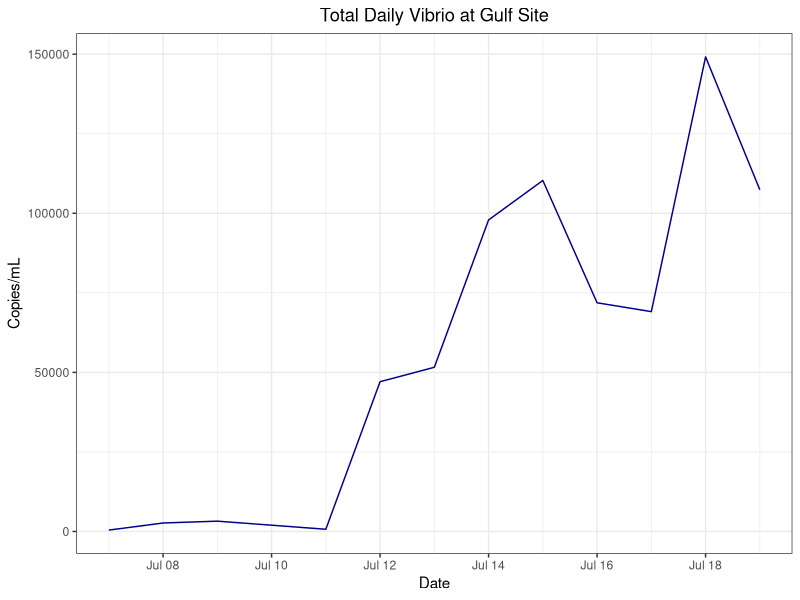
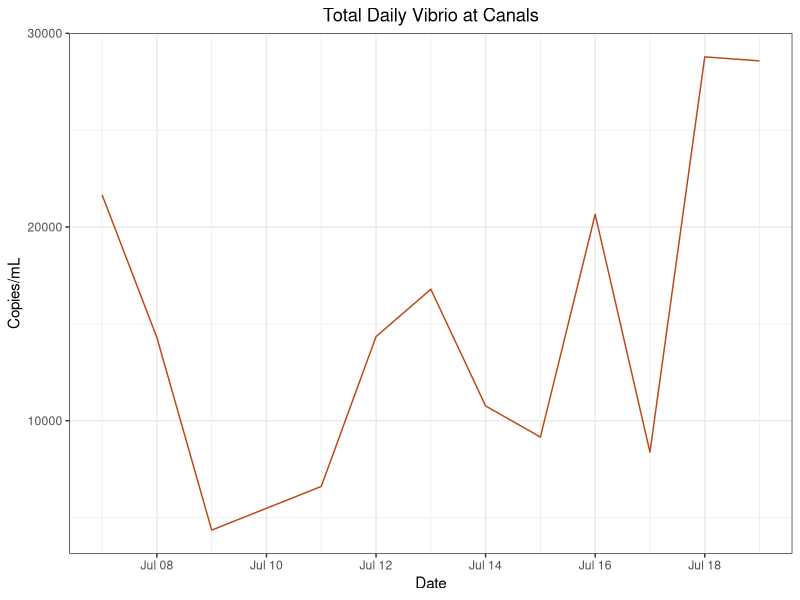
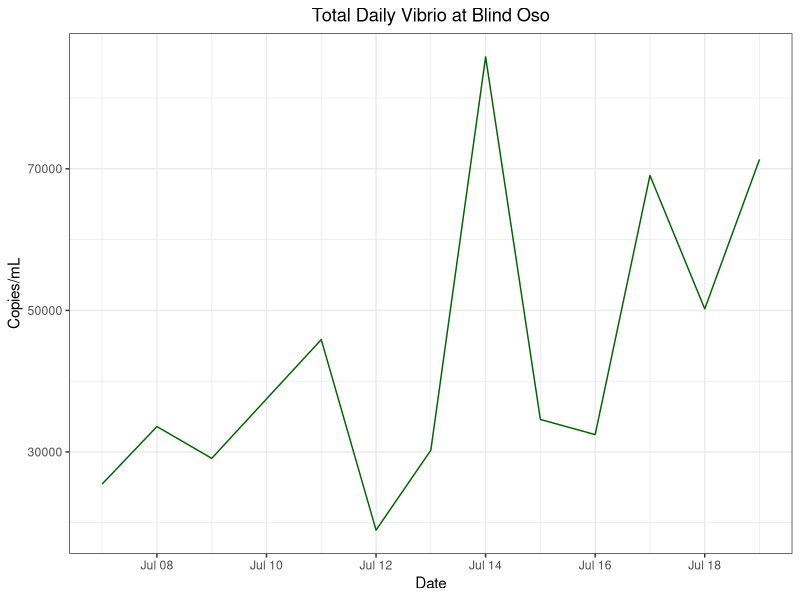
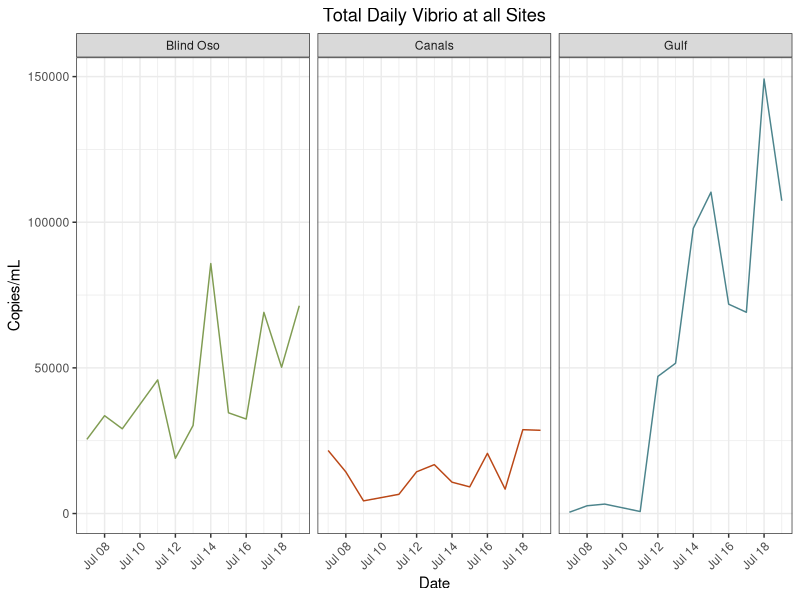
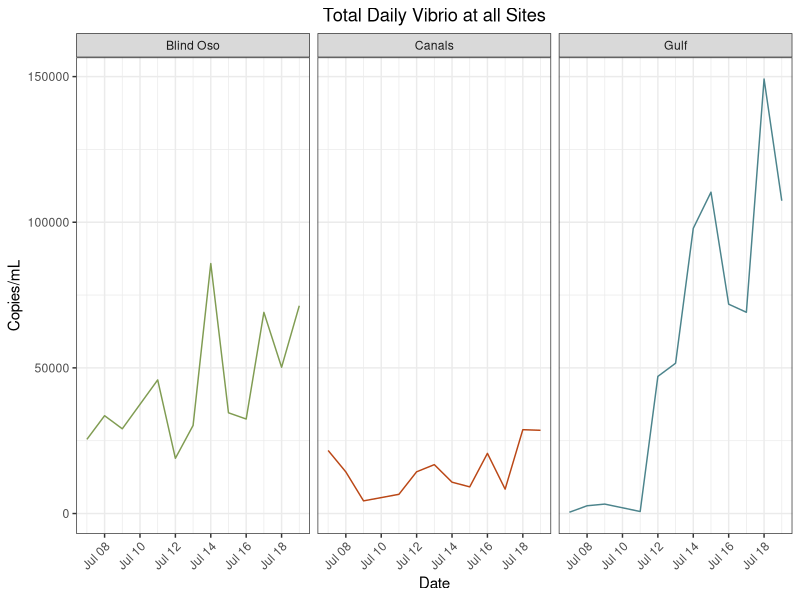

Write the R code that produced these figures, in order.
## ---- chunk 1
library(tidyverse)
library(here)
## ---- chunk 2
data<- read_csv(here("data", "processed_data", "tx_master.csv")) 
## ---- chunk 3
#Daily All Sites
daily<- data %>%
  select(date,copies_mL,site,Type) %>%
  filter(Type %in% "Daily") %>%
drop_na() #Get rid of NAs


#Daily by Site
bo_daily <- daily %>% filter(site %in% "Blind Oso") #Blind Oso Bay
c2_daily <- daily %>% filter(site %in% "Canals") #Canals
rd_daily <- daily %>% filter(site %in% "Gulf") #Gulf Site



## ---- chunk 4
rd_daily %>%
  ggplot() +geom_line(
    aes(x = date,
        y = copies_mL),
    color = "darkblue") +
  theme_bw() +
  labs(
    x = "Date",
    y = "Copies/mL",
    title = "Total Daily Vibrio at Gulf Site") +
  theme(plot.title = element_text(hjust = 0.5))
## ---- chunk 5
c2_daily %>%
  ggplot() +geom_line(
    aes(x = date,
        y = copies_mL),
    color = "#ba4716") +
  theme_bw() +
  labs(
    x = "Date",
    y = "Copies/mL",
    title = "Total Daily Vibrio at Canals") +
  theme(plot.title = element_text(hjust = 0.5))
## ---- chunk 6
bo_daily %>%
  ggplot() +geom_line(
    aes(x = date,
        y = copies_mL),
    color = "darkgreen") +
  theme_bw() +
  labs(
    x = "Date",
    y = "Copies/mL",
    title = "Total Daily Vibrio at Blind Oso") +
  theme(plot.title = element_text(hjust = 0.5))
## ---- chunk 7
tot_vib<- daily %>% ggplot()+geom_line(
  aes(x = date,
      y = copies_mL,
      color = site))+
  facet_wrap(~site) +
  theme_bw()+
  labs(
    x = "Date",
    y = "Copies/mL",
    title = "Total Daily Vibrio at all Sites") +
  theme(plot.title = element_text(hjust = 0.5)) + #center title
  theme(axis.text.x = element_text(angle = 45, hjust = 1)) + #Tilt x axis labels 
  theme(legend.position = "none") + #Removes legend 
  scale_color_manual(values = c("Blind Oso" = "#809C52",
                                "Canals" = "#ba4716",
                                "Gulf" = "#4c848c"))

tot_vib
## ---- chunk 8
png(file = here("results", "plots", "tot_vib_allsites_daily.png"))
tot_vib
dev.off()
